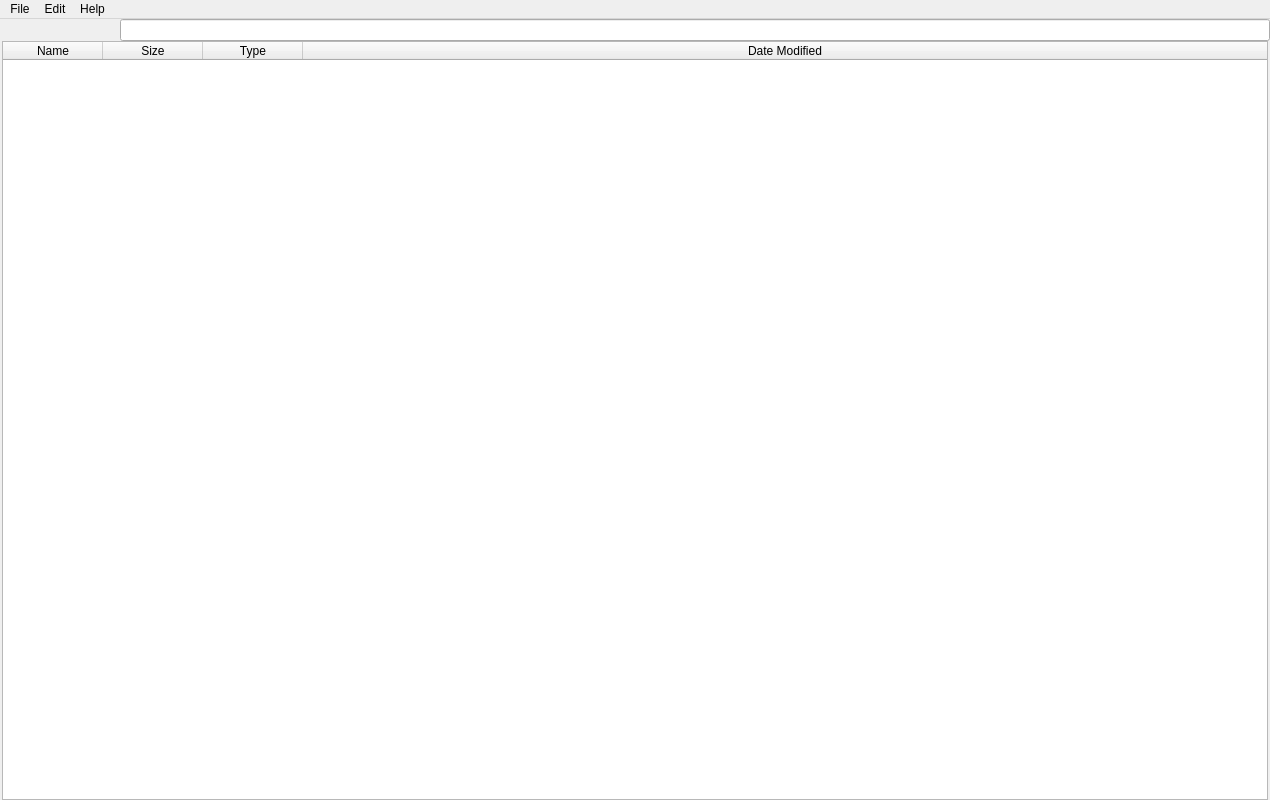
<?xml version="1.0" encoding="UTF-8"?>
<ui version="4.0">
 <class>NewWindow</class>
 <widget class="QMainWindow" name="NewWindow">
  <property name="geometry">
   <rect>
    <x>0</x>
    <y>0</y>
    <width>1270</width>
    <height>800</height>
   </rect>
  </property>
  <property name="minimumSize">
   <size>
    <width>1270</width>
    <height>800</height>
   </size>
  </property>
  <property name="maximumSize">
   <size>
    <width>1270</width>
    <height>800</height>
   </size>
  </property>
  <property name="windowTitle">
   <string>Tiny Files</string>
  </property>
  <property name="windowIcon">
   <iconset resource="resource.qrc">
    <normaloff>:/pic/tittle.png</normaloff>:/pic/tittle.png</iconset>
  </property>
  <widget class="QWidget" name="centralwidget">
   <layout class="QVBoxLayout" name="verticalLayout" stretch="1,1000">
    <property name="spacing">
     <number>0</number>
    </property>
    <property name="leftMargin">
     <number>0</number>
    </property>
    <property name="topMargin">
     <number>0</number>
    </property>
    <property name="rightMargin">
     <number>0</number>
    </property>
    <property name="bottomMargin">
     <number>0</number>
    </property>
    <item>
     <widget class="QWidget" name="widget" native="true">
      <layout class="QHBoxLayout" name="horizontalLayout">
       <property name="spacing">
        <number>0</number>
       </property>
       <property name="leftMargin">
        <number>0</number>
       </property>
       <property name="topMargin">
        <number>0</number>
       </property>
       <property name="rightMargin">
        <number>0</number>
       </property>
       <property name="bottomMargin">
        <number>0</number>
       </property>
       <item>
        <widget class="QPushButton" name="pushButton_3">
         <property name="text">
          <string/>
         </property>
         <property name="icon">
          <iconset resource="resource.qrc">
           <normaloff>:/res/res/go-up.svg</normaloff>:/res/res/go-up.svg</iconset>
         </property>
         <property name="flat">
          <bool>true</bool>
         </property>
        </widget>
       </item>
       <item>
        <widget class="QPushButton" name="pushButton">
         <property name="text">
          <string/>
         </property>
         <property name="icon">
          <iconset resource="resource.qrc">
           <normaloff>:/res/res/view-bank.svg</normaloff>:/res/res/view-bank.svg</iconset>
         </property>
         <property name="flat">
          <bool>true</bool>
         </property>
        </widget>
       </item>
       <item>
        <widget class="QPushButton" name="pushButton_2">
         <property name="text">
          <string/>
         </property>
         <property name="icon">
          <iconset resource="resource.qrc">
           <normaloff>:/res/res/view-refresh.svg</normaloff>:/res/res/view-refresh.svg</iconset>
         </property>
         <property name="flat">
          <bool>true</bool>
         </property>
        </widget>
       </item>
       <item>
        <widget class="QLineEdit" name="lineEdit"/>
       </item>
      </layout>
     </widget>
    </item>
    <item>
     <widget class="QWidget" name="widget_2" native="true">
      <layout class="QHBoxLayout" name="horizontalLayout_2">
       <property name="spacing">
        <number>0</number>
       </property>
       <property name="leftMargin">
        <number>2</number>
       </property>
       <property name="topMargin">
        <number>0</number>
       </property>
       <property name="rightMargin">
        <number>2</number>
       </property>
       <property name="bottomMargin">
        <number>0</number>
       </property>
       <item>
        <widget class="QTableWidget" name="files">
         <property name="editTriggers">
          <set>QAbstractItemView::NoEditTriggers</set>
         </property>
         <property name="dragEnabled">
          <bool>true</bool>
         </property>
         <property name="dragDropMode">
          <enum>QAbstractItemView::DragDrop</enum>
         </property>
         <property name="selectionBehavior">
          <enum>QAbstractItemView::SelectRows</enum>
         </property>
         <property name="showGrid">
          <bool>false</bool>
         </property>
         <property name="gridStyle">
          <enum>Qt::NoPen</enum>
         </property>
         <property name="sortingEnabled">
          <bool>true</bool>
         </property>
         <property name="wordWrap">
          <bool>false</bool>
         </property>
         <property name="cornerButtonEnabled">
          <bool>false</bool>
         </property>
         <attribute name="horizontalHeaderHighlightSections">
          <bool>false</bool>
         </attribute>
         <attribute name="horizontalHeaderShowSortIndicator" stdset="0">
          <bool>true</bool>
         </attribute>
         <attribute name="horizontalHeaderStretchLastSection">
          <bool>true</bool>
         </attribute>
         <attribute name="verticalHeaderVisible">
          <bool>false</bool>
         </attribute>
         <column>
          <property name="text">
           <string>Name</string>
          </property>
         </column>
         <column>
          <property name="text">
           <string>Size</string>
          </property>
         </column>
         <column>
          <property name="text">
           <string>Type</string>
          </property>
         </column>
         <column>
          <property name="text">
           <string>Date Modified</string>
          </property>
         </column>
        </widget>
       </item>
      </layout>
     </widget>
    </item>
   </layout>
  </widget>
  <widget class="QMenuBar" name="menubar">
   <property name="geometry">
    <rect>
     <x>0</x>
     <y>0</y>
     <width>1270</width>
     <height>21</height>
    </rect>
   </property>
   <widget class="QMenu" name="menuFile">
    <property name="title">
     <string>File</string>
    </property>
    <addaction name="actionCreate_Folder"/>
    <addaction name="actionUpload_Files"/>
    <addaction name="actionDownload_Files"/>
   </widget>
   <widget class="QMenu" name="menuEdit">
    <property name="title">
     <string>Edit</string>
    </property>
    <addaction name="actionCut"/>
    <addaction name="actionCopy"/>
    <addaction name="actionPaste"/>
    <addaction name="actionDelete"/>
    <addaction name="actionRename"/>
    <addaction name="actionReload"/>
   </widget>
   <widget class="QMenu" name="menuHelp">
    <property name="title">
     <string>Help</string>
    </property>
    <addaction name="actionAbout"/>
   </widget>
   <addaction name="menuFile"/>
   <addaction name="menuEdit"/>
   <addaction name="menuHelp"/>
  </widget>
  <action name="actionCreate_Folder">
   <property name="text">
    <string>Create Folder</string>
   </property>
  </action>
  <action name="actionUpload_Files">
   <property name="text">
    <string>Upload File</string>
   </property>
  </action>
  <action name="actionDownload_Files">
   <property name="text">
    <string>Download File</string>
   </property>
  </action>
  <action name="actionCut">
   <property name="text">
    <string>Cut</string>
   </property>
  </action>
  <action name="actionCopy">
   <property name="text">
    <string>Copy</string>
   </property>
  </action>
  <action name="actionPaste">
   <property name="text">
    <string>Paste</string>
   </property>
  </action>
  <action name="actionDelete">
   <property name="text">
    <string>Delete</string>
   </property>
  </action>
  <action name="actionRename">
   <property name="text">
    <string>Rename</string>
   </property>
  </action>
  <action name="actionReload">
   <property name="text">
    <string>Reload</string>
   </property>
  </action>
  <action name="actionAbout">
   <property name="text">
    <string>About</string>
   </property>
  </action>
 </widget>
 <resources>
  <include location="resource.qrc"/>
 </resources>
 <connections/>
</ui>
